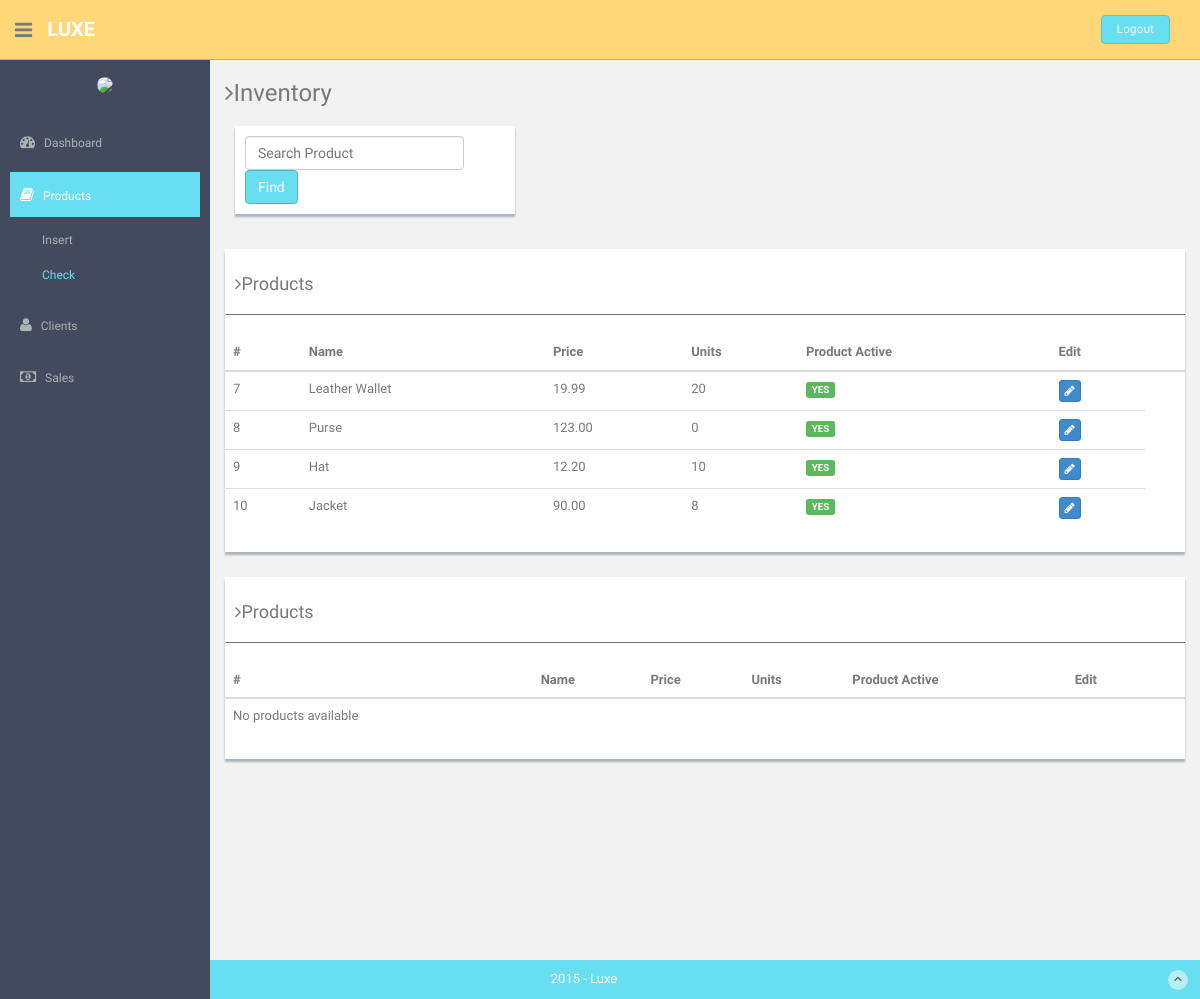
The page /inventory.php (signed in) on the database its author committed.
### tables this page shows
CREATE TABLE `Products` (
`ProdId` int(4) NOT NULL,
  `ProdName` varchar(20) NOT NULL,
  `ProdPrice` decimal(6,2) NOT NULL,
  `ProdUnits` int(2) NOT NULL,
  `ProdActive` enum('YES','NO') NOT NULL DEFAULT 'YES'
);

### functions.php (called while the page is built, shortened)
<?php
	function viewActiveProducts(){
	      $db = Database::connect();
	      $db->setAttribute(PDO::ATTR_ERRMODE, PDO::ERRMODE_EXCEPTION);
	      $stmt = $db->query('select * from Products where ProdActive = "YES";');
         return $stmt;
	}
	function viewNonActiveProducts(){
	      $db = Database::connect();
	      $db->setAttribute(PDO::ATTR_ERRMODE, PDO::ERRMODE_EXCEPTION);
	      $stmt = $db->query('select * from Products where ProdActive = "NO";');
         return $stmt;
	}
?>

### inventory.php (the view, shortened to what this page needs)
<?php require_once 'functions.php';?>
<!DOCTYPE html>
<html lang="en">
  <head>
    <link href="assets/css/bootstrap.css" rel="stylesheet">
    <link href="assets/font-awesome/css/font-awesome.css" rel="stylesheet" />
    <link href="assets/css/style.css" rel="stylesheet">
    <link href="assets/css/style-responsive.css" rel="stylesheet">
  </head>
  <body>
  <section id="container" >
      <header class="header black-bg">
              <div class="sidebar-toggle-box">
                  <div class="fa fa-bars tooltips" data-placement="right" data-original-title="Toggle Navigation"></div>
              </div>
            <a href="index.php" class="logo"><b>Luxe</b></a>
            <div class="top-menu">
            	<ul class="nav pull-right top-menu">
                    <li><a class="logout" href="login.php">Logout</a></li>
            	</ul>
            </div>
        </header>
      <aside>
          <div id="sidebar"  class="nav-collapse ">
              <ul class="sidebar-menu" id="nav-accordion">
              	  <p class="centered"><img src="assets/img/ui-juan.jpg" class="img-circle" width="60"></p>
                  <li class="mt">
                      <a href="index.php">
                          <i class="fa fa-dashboard"></i>
                          <span>Dashboard</span>
                      </a>
                  </li>
                  <li class="sub-menu">
                      <a class="active" href="javascript:;" >
                          <i class="fa fa-book"></i>
                          <span>Products</span>
                      </a>
                      <ul class="sub">
                          <li><a href="formInventory.php">Insert</a></li>
                          <li class="active"><a href="inventory.php">Check</a></li>
                      </ul>
                  </li>
                  <li class="sub-menu">
                      <a id="products" href="javascript:;" >
                          <i class="fa fa-user"></i>
                          <span>Clients</span>
                      </a>
                  </li>
                  <li class="sub-menu">
                      <a href="sales.php">
                          <i class="fa fa-money"></i>
                          <span>Sales</span>
                      </a>
                  </li>
              </ul>
          </div>
      </aside>
      <section id="main-content">
          <section class="wrapper site-min-height">
          	<h3><i class="fa fa-angle-right"></i>Inventory</h3>
				<div class="row">
					<div class="col-md-4">
						<div class="form-panel">
							<form class="form-inline">
								<div class="form-group">
									<input type="text" class="form-control" name="productName" id="productName" placeholder="Search Product">
								</div>
								<span id="productFinder" class="btn btn-theme">Find</span>
							</form>
						</div>
					</div>
				</div>
          	<div class="row mt">
          		<div class="col-md-12">
	                  	  <div class="content-panel">
	                  	  	  <h4><i class="fa fa-angle-right"></i>Products</h4>
	                  	  	  <hr>
		                      <table class="table table-hover">
                              <thead>
                                 <tr>
                                    <th>#</th>
                                    <th>Name</th>
                                    <th>Price</th>
                                    <th>Units</th>
												<th>Product Active</th>
												<th>Edit</th>
												<th></th>
                                 </tr>
                              </thead>
                              <tbody>
                                 <?php
                                    $results = viewActiveProducts();
                                    if($results -> rowCount()<=0){
                                       echo '<tr><td>No products available</td></tr>';
                                    }else{
                                       foreach ($results as $row) {
                                          echo '<tr>';
                                          echo '<td>'. $row['ProdId'] . '</td>';
                                          echo '<td>'. $row['ProdName'].'</td>';
                                          echo '<td>'. $row['ProdPrice'].'</td>';
                                          echo '<td>'. $row['ProdUnits'].'</td>';
														echo '<td><span class="label label-success">'.$row['ProdActive'].'</span></td>';
                                          echo '<td>
                                               <a href="editProduct.php?id='.$row['ProdId'].'" class="btn btn-primary btn-xs"><i class="fa fa-pencil"></i></a>
                                               </td>';
                                          echo '</tr>';
                                       }
                                    }
                                 ?>
                              </tbody>
                            </table>
	                  	  </div>
	                  </div>
		          		<div class="col-md-12 mt">
			                  	  <div class="content-panel">
			                  	  	  <h4><i class="fa fa-angle-right"></i>Products</h4>
			                  	  	  <hr>
				                      <table class="table">
		                              <thead>
		                                 <tr>
		                                    <th>#</th>
		                                    <th>Name</th>
		                                    <th>Price</th>
		                                    <th>Units</th>
														<th>Product Active</th>
														<th>Edit</th>
														<th></th>
		                                 </tr>
		                              </thead>
		                              <tbody>
		                                 <?php
		                                    $results = viewNonActiveProducts();
		                                    if($results -> rowCount()<=0){
		                                       echo '<tr><td>No products available</td></tr>';
		                                    }
		                                 ?>
		                              </tbody>
		                            </table>
			                  	  </div>
			                  </div>
          	</div>
		</section>
      </section>
      <footer class="site-footer">
          <div class="text-center">
              2015 - Luxe
              <a href="inventory.php#" class="go-top">
                  <i class="fa fa-angle-up"></i>
              </a>
          </div>
      </footer>
  </section>
  </body>
</html>

### assets/css/style.css (style rules this page uses)
body { color: #797979; background: #f2f2f2; font-family: 'Ruda', sans-serif; padding: 0px !important; margin: 0px !important; font-size:13px; }
ul li { list-style: none; }
a, a:hover, a:focus { text-decoration: none; outline: none; }
#container { width: 100%; height: 100%; }
.btn-theme { color: #fff; background-color: #68dff0; border-color: #48bcb4; }
hr { margin-top: 20px; margin-bottom: 20px; border: 0; border-top: 1px solid #797979; }
.centered { text-align: center; }
.mt { margin-top: 25px; }
ul.top-menu > li > .logout { color: #f2f2f2; font-size: 12px; border-radius: 4px; -webkit-border-radius: 4px; border: 1px solid #64c3c2 !important; padding: 5px 15px; margin-right: 15px; background: #68dff0; margin-top: 15px; }
#sidebar { width: 210px; height: 100%; position: fixed; background: #424a5d; }
#sidebar ul li { position: relative; }
#sidebar .sub-menu > .sub li { padding-left: 32px; }
#sidebar .sub-menu > .sub li:last-child { padding-bottom: 10px; }
ul.sidebar-menu , ul.sidebar-menu li ul.sub { margin: -2px 0 0; padding: 0; }
ul.sidebar-menu { margin-top: 75px; }
#sidebar > ul > li > ul.sub { display: none; }
#sidebar > ul > li.active > ul.sub, #sidebar > ul > li > ul.sub > li > a { display: block; }
ul.sidebar-menu li ul.sub li { background: #424a5d; margin-bottom: 0; margin-left: 0; margin-right: 0; }
ul.sidebar-menu li ul.sub li:last-child { border-radius: 0 0 4px 4px; -webkit-border-radius: 0 0 4px 4px; }
ul.sidebar-menu li ul.sub li a { font-size: 12px; padding: 6px 0; line-height: 35px; height: 35px; -webkit-transition: all 0.3s ease; -moz-transition: all 0.3s ease; -o-transition: all 0.3s ease; -ms-transition: all 0.3s ease; transition: all 0.3s ease; color: #aeb2b7; }
ul.sidebar-menu li ul.sub li.active a { color: #68dff0; -webkit-transition: all 0.3s ease; -moz-transition: all 0.3s ease; -o-transition: all 0.3s ease; -ms-transition: all 0.3s ease; transition: all 0.3s ease; display: block; }
ul.sidebar-menu li { margin-bottom: 5px; margin-left:10px; margin-right:10px; }
ul.sidebar-menu li.sub-menu { line-height: 15px; }
ul.sidebar-menu li a span { display: inline-block; }
ul.sidebar-menu li a { color: #aeb2b7; text-decoration: none; display: block; padding: 15px 0 15px 10px; font-size: 12px; outline: none; -webkit-transition: all 0.3s ease; -moz-transition: all 0.3s ease; -o-transition: all 0.3s ease; -ms-transition: all 0.3s ease; transition: all 0.3s ease; }
ul.sidebar-menu li a.active, ul.sidebar-menu li a:hover, ul.sidebar-menu li a:focus { background: #68dff0; color: #fff; display: block; -webkit-transition: all 0.3s ease; -moz-transition: all 0.3s ease; -o-transition: all 0.3s ease; -ms-transition: all 0.3s ease; transition: all 0.3s ease; }
ul.sidebar-menu li a i { font-size: 15px; padding-right: 6px; }
ul.sidebar-menu li a.active i { color: #fff; }
#main-content { margin-left: 210px; }
.header, .footer { min-height: 60px; padding: 0 15px; }
.header { position: fixed; left: 0; right: 0; z-index: 1002; }
.black-bg { background: #ffd777; border-bottom: 1px solid #c9aa5f; }
.wrapper { display: inline-block; margin-top: 60px; padding-left: 15px; padding-right: 15px; padding-bottom: 15px; padding-top: 0px; width: 100%; }
a.logo { font-size: 20px; color: #ffffff; float: left; margin-top: 15px; text-transform: uppercase; }
a.logo b { font-weight: 900; }
#top_menu .nav > li, ul.top-menu > li { float: left; }
ul.top-menu > li > a { color: #666666; font-size: 16px; border-radius: 4px; -webkit-border-radius: 4px; border:1px solid #666666 !important; padding: 2px 6px; margin-right: 15px; }
.sidebar-toggle-box { float: left; padding-right: 15px; margin-top: 20px; }
.sidebar-toggle-box .fa-bars { cursor: pointer; display: inline-block; font-size: 20px; }
.content-panel { background: #ffffff; box-shadow: 0px 3px 2px #aab2bd; padding-top: 15px; padding-bottom: 5px; }
.content-panel h4 { margin-left: 10px; }
.form-panel { background: #ffffff; margin: 10px; padding: 10px; box-shadow: 0px 3px 2px #aab2bd; text-align: left; }
.site-footer { background: #68dff0; color: #fff; padding: 10px 0; }
.go-top { margin-right: 1%; float: right; background: rgba(255,255,255,.5); width: 20px; height: 20px; border-radius: 50%; -webkit-border-radius: 50%; }
.go-top i { color: #2A3542; }
.site-min-height { min-height: 900px; }

### rows shown on the page
products: ProdId "7", ProdName "Leather Wallet", ProdPrice "19.99", ProdUnits "20", ProdActive "YES"
products: ProdId "8", ProdName "Purse", ProdPrice "123.00", ProdUnits "0", ProdActive "YES"
products: ProdId "9", ProdName "Hat", ProdPrice "12.20", ProdUnits "10", ProdActive "YES"
products: ProdId "10", ProdName "Jacket", ProdPrice "90.00", ProdUnits "8", ProdActive "YES"
